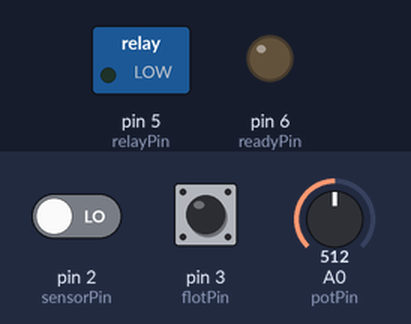
Simulated run of this sketch. Board: Arduino Uno, built with avr-gcc and run on an emulated ATmega328P. Parts: switched loads named in the sketch (green lamp = pin HIGH), output pins drawn as LEDs (lit = HIGH). The test bench sets the inputs (shaded band); at power-on: pin 2 (sensorPin) LOW, pin 3 (flotPin) HIGH, A0 (potPin) = 512.

Above: at 1.2 s.
1.3 s: pin 2 (sensorPin) driven HIGH
At 3.0 s:
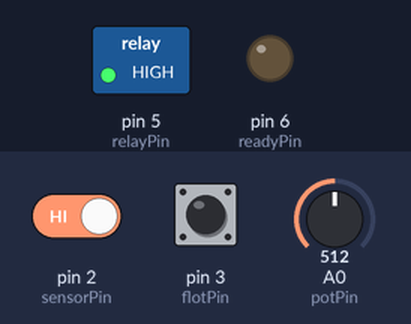
4.3 s: pin 3 (flotPin) pulled LOW for 3.2 s
At 8.1 s:
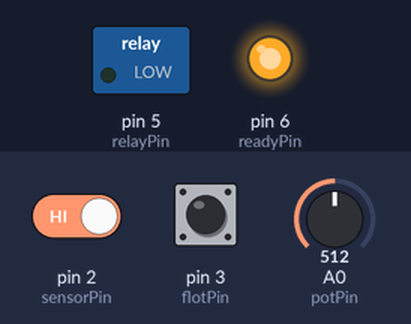
Timing chart, 0 to 9.6 s (numbered marks = the images above; inputs shaded):
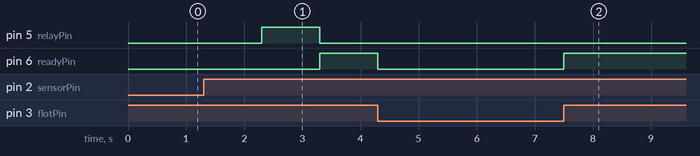

Measured:
- after the input at 1.3 s, pin 5 (relayPin): LOW → HIGH after 1.0 s, → LOW 1.0 s later; pin 6 (readyPin): LOW → HIGH after 2.0 s
- after the input at 4.3 s, pin 6 (readyPin): HIGH → LOW at once, → HIGH 3.2 s later

The sketch:

sanitizer_dispenser.ino
```cpp
// INPUTS
int sensorPin = 2;
int flotPin = 3;
int potPin = A0;

// OUTPUTS
int relayPin = 5;
int readyPin = 6;

int potVal;
int spillTime;
int trigTime;

bool isRunning = false;
bool sensorDetected;
bool noFluid;
bool isReady = false;

unsigned long readDelay = 1000;
unsigned long sqartMillis;
unsigned long sensorCounter;
unsigned long squartCounter;

void setup() {
  Serial.begin(9600);

  pinMode(relayPin, OUTPUT);
  pinMode(readyPin, OUTPUT);
  pinMode(sensorPin, INPUT);
  pinMode(flotPin, INPUT_PULLUP);

  //digitalWrite(readyPin, HIGH);
  //digitalWrite(relayPin, LOW);
}

void loop() {
  pot();

  if (digitalRead(flotPin) == LOW) {
    noFluid = true;
  }
  else if(digitalRead(flotPin) == HIGH){
    noFluid = false;
  }

  if (sensorDetected != true && digitalRead(sensorPin) == HIGH) {
    sensorDetected = true;
    sensorCounter = millis();
  }
  else if (digitalRead(sensorPin) == LOW) {
    sensorDetected = false;
  }

  unsigned long currentMillis = millis();

  if (isRunning != true && noFluid != true && sensorDetected == true && currentMillis - sensorCounter >= readDelay) {
    trigTime = spillTime;
    squartCounter = millis();
    digitalWrite(relayPin, HIGH);
    isRunning = true;
    isReady = false;
  }

  if (isRunning == true) {
    if (currentMillis - squartCounter >= trigTime || sensorDetected == false || noFluid == true) {
      digitalWrite(relayPin, LOW);
      isReady = true;
      if(sensorDetected == false){
        isRunning = false;
      }
    }
  }

  if (isReady == true && noFluid != true) {
    digitalWrite(readyPin, HIGH);
  }
  else {
    digitalWrite(readyPin, LOW);
  }
} // loop


void pot() {
  potVal = analogRead(potPin);

  if (potVal >= 0 && potVal <= 93) {
    spillTime = 500;
  }
  else if (potVal >= 93 && potVal <= 186) {
    spillTime = 600;
  }
  else if (potVal >= 186 && potVal <= 279) {
    spillTime = 700;
  }
  else if (potVal >= 279 && potVal <= 372) {
    spillTime = 800;
  }
  else if (potVal >= 372 && potVal <= 465) {
    spillTime = 900;
  }
  else if (potVal >= 465 && potVal <= 558) {
    spillTime = 1000;
  }
  else if (potVal >= 588 && potVal <= 651) {
    spillTime = 1100;
  }
  else if (potVal >= 651 && potVal <= 744) {
    spillTime = 1200;
  }
  else if (potVal >= 744 && potVal <= 837) {
    spillTime = 1300;
  }
  else if (potVal >= 837 && potVal <= 930) {
    spillTime = 1400;
  }
  else if (potVal >= 930 && potVal <= 1023) {
    spillTime = 1500;
  }
}
```
